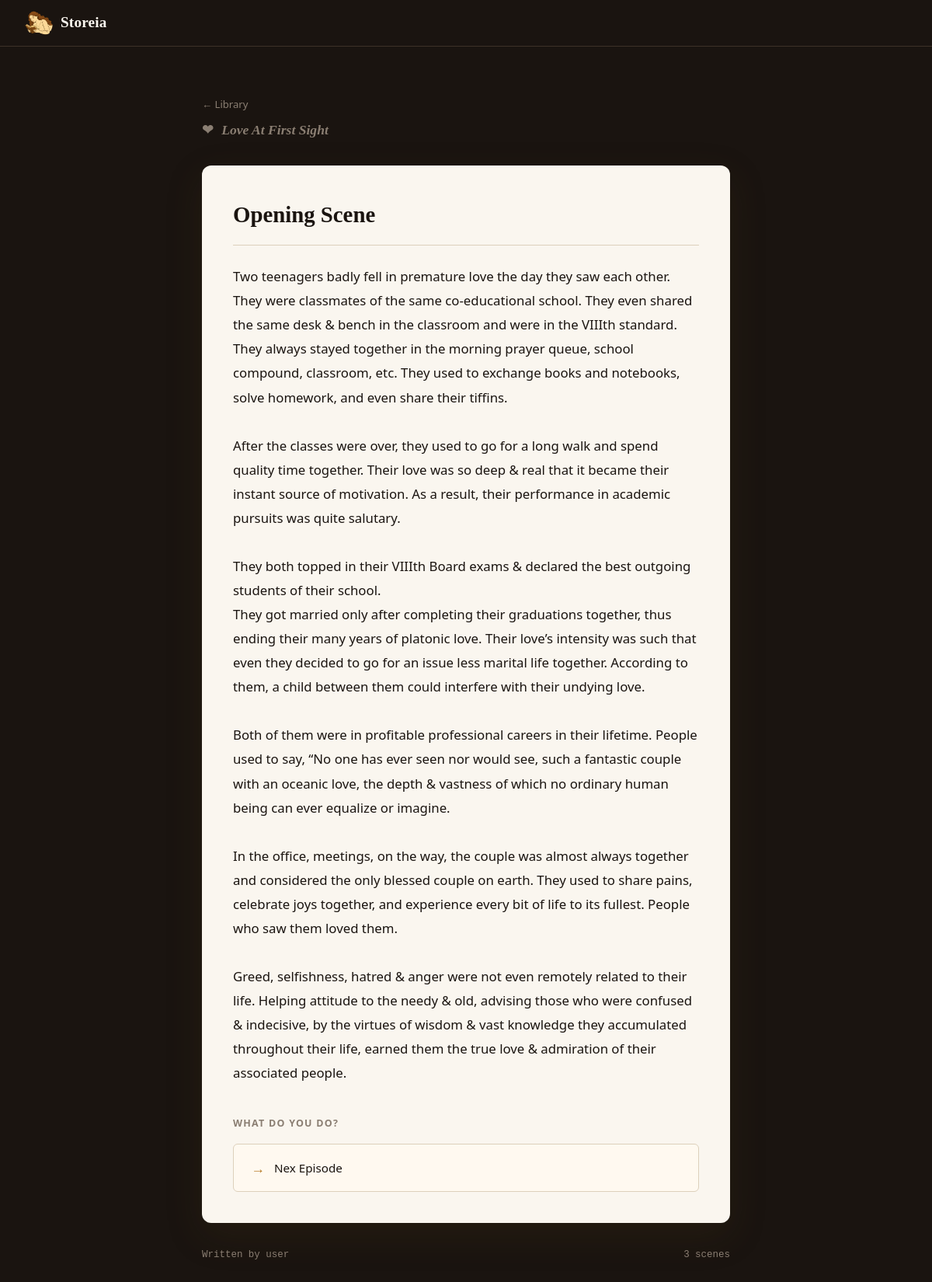
The page /story/1/play on the database its author committed.
### app.py (models this page shows, shortened)
class Story(db.Model):
    id = db.Column(db.Integer, primary_key=True)
    title = db.Column(db.String(200), nullable=False)
    description = db.Column(db.Text, default='')
    owner_id = db.Column(db.Integer, db.ForeignKey('user.id'), nullable=False)
    created_at = db.Column(db.DateTime, default=datetime.utcnow)
    updated_at = db.Column(db.DateTime, default=datetime.utcnow, onupdate=datetime.utcnow)
    is_published = db.Column(db.Boolean, default=False)
    mood = db.Column(db.String(30), default='')
    nodes = db.relationship('StoryNode', backref='story', lazy=True, cascade='all, delete-orphan')
    collaborators = db.relationship('User', secondary=collaborators, backref='collaborating_on')
    messages = db.relationship('ChatMessage', backref='story', lazy=True, cascade='all, delete-orphan')
    starred_by = db.relationship('User', secondary=stars, backref='starred_stories')
    contribute_requests = db.relationship('ContributeRequest', backref='story', lazy=True, cascade='all, delete-orphan')
    def get_start_node(self):
        return StoryNode.query.filter_by(story_id=self.id, is_start=True).first()

class StoryNode(db.Model):
    id = db.Column(db.Integer, primary_key=True)
    story_id = db.Column(db.Integer, db.ForeignKey('story.id'), nullable=False)
    title = db.Column(db.String(200), nullable=False, default='New Scene')
    content = db.Column(db.Text, nullable=False, default='')
    is_start = db.Column(db.Boolean, default=False)
    is_ending = db.Column(db.Boolean, default=False)
    created_by = db.Column(db.Integer, db.ForeignKey('user.id'))
    updated_by = db.Column(db.Integer, db.ForeignKey('user.id'))
    updated_at = db.Column(db.DateTime, default=datetime.utcnow)
    choices = db.relationship('StoryChoice', foreign_keys='StoryChoice.from_node_id',
                              backref='from_node', lazy=True, cascade='all, delete-orphan')

class StoryChoice(db.Model):
    id = db.Column(db.Integer, primary_key=True)
    from_node_id = db.Column(db.Integer, db.ForeignKey('story_node.id'), nullable=False)
    to_node_id = db.Column(db.Integer, db.ForeignKey('story_node.id'), nullable=True)
    label = db.Column(db.String(300), nullable=False)
    order = db.Column(db.Integer, default=0)
    to_node = db.relationship('StoryNode', foreign_keys=[to_node_id])

class User(UserMixin, db.Model):
    id = db.Column(db.Integer, primary_key=True)
    username = db.Column(db.String(80), unique=True, nullable=False)
    email = db.Column(db.String(120), unique=True, nullable=False)
    password_hash = db.Column(db.String(200), nullable=False)
    created_at = db.Column(db.DateTime, default=datetime.utcnow)
    stories = db.relationship('Story', backref='owner', lazy=True, foreign_keys='Story.owner_id')

### app.py (the view)
@app.route('/story/<int:story_id>/play')
def play_story(story_id):
    story = Story.query.get_or_404(story_id)
    if not story.is_published and not (current_user.is_authenticated and story.is_collaborator(current_user)):
        flash('This story is not published yet.', 'error')
        return redirect(url_for('dashboard'))
    start = story.get_start_node()
    if not start:
        flash('No starting scene yet.', 'error')
        return redirect(url_for('dashboard'))
    return render_template('play_story.html', story=story, node=start)

### templates/play_story.html (shortened to what this page needs)
{% extends "base.html" %}
{% block content %}
<div class="play-layout">
    <div class="play-container">
        <div class="play-header">
            <a href="{{ url_for('dashboard') }}" class="play-back-link">&#8592; Library</a>
            <h1 class="play-story-title">
                {% if story.mood %}
                    {% set mood_icons = {'mystery': '🔍', 'romance': '❤', 'horror': '💀', 'fantasy': '✨', 'scifi': '🚀', 'adventure': '⚔'} %}
                    <span style="font-style:normal;margin-right:6px;">{{ mood_icons.get(story.mood, '') }}</span>
                {% endif %}
                {{ story.title }}
            </h1>
        </div>
        <div class="play-card">
            <h2 class="scene-title">{{ node.title }}</h2>
            <div class="scene-content">
                {{ node.content | replace('\n', '<br>') | safe }}
            </div>
            {% if node.is_ending %}
            <div class="ending-block">
                <div class="ending-rule"></div>
                <p class="ending-label">— The End —</p>
                <a href="{{ url_for('play_story', story_id=story.id) }}" class="btn btn-outline" onclick="clearProgress()">Start Over</a>
            </div>
            {% elif node.choices %}
            <div class="choices-area">
                <p class="choices-prompt">What do you do?</p>
                {% for choice in node.choices | sort(attribute='order') %}
                    {% if choice.to_node_id %}
                    <a href="{{ url_for('play_node', story_id=story.id, node_id=choice.to_node_id) }}"
                       class="choice-btn">
                        <span class="choice-arrow">&#8594;</span>
                        {{ choice.label }}
                    </a>
                    {% else %}
                    <span class="choice-btn choice-unlinked" title="This choice leads nowhere yet">
                        <span class="choice-arrow">&#8594;</span>
                        {{ choice.label }}
                        <span class="unlinked-tag">unlinked</span>
                    </span>
                    {% endif %}
                {% endfor %}
            </div>
            {% endif %}
        </div>
        <div class="play-footer">
            <span>Written by {{ story.owner.username }}</span>
            <span>{{ story.nodes | length }} scene{{ 's' if story.nodes | length != 1 }}</span>
        </div>
    </div>
</div>
{% endblock %}

### static/css/style.css (style rules this page uses)
:root, [data-theme="parchment"] { --ink: #1a1410; --ink-soft: #2a2218; --ink-muted: #3d3228; --page: #faf6ef; --page-alt: #fff9f0; --amber: #b87c2a; --amber-light: #d4983c; --rust: #a83828; --sage: #3d6b4a; --text-primary: #1a1410; --text-secondary: #5a4e42; --text-muted: #8a7e72; --border: #ddd0bb; --border-strong: #c4b49a; --shadow-sm: 0 1px 3px rgba(80,60,20,0.10); --shadow-md: 0 8px 24px rgba(80,60,20,0.14); --shadow-lg: 0 16px 48px rgba(80,60,20,0.20); --radius: 12px; --radius-sm: 6px; }
:root { --font-display: 'Playfair Display', Georgia, serif; --font-body: 'DM Sans', system-ui, sans-serif; --font-mono: 'DM Mono', monospace; --transition: 280ms cubic-bezier(0.25, 0.8, 0.25, 1); }
*, *::before, *::after { box-sizing: border-box; margin: 0; padding: 0; }
html { font-size: 16px; scroll-behavior: smooth; }
body { font-family: var(--font-body); background: var(--page); background-image: var(--theme-bg-pattern); color: var(--text-primary); line-height: 1.6; min-height: 100vh; transition: background 0.4s ease, color 0.4s ease; }
a { color: var(--amber); text-decoration: none; transition: color var(--transition); }
.play-layout { min-height: calc(100vh - 60px); background: var(--ink); display: flex; align-items: flex-start; justify-content: center; padding: 4rem 1.5rem; }
.play-container { width: 100%; max-width: 680px; display: flex; flex-direction: column; gap: 2rem; }
.play-header { display: flex; flex-direction: column; gap: 0.5rem; }
.play-back-link { font-size: 0.82rem; color: var(--text-muted); transition: color var(--transition); }
.play-story-title { font-family: var(--font-display); font-size: 1.1rem; font-weight: 700; color: var(--text-muted); font-style: italic; }
.play-card { background: var(--page); border-radius: var(--radius); padding: 2.5rem; box-shadow: var(--shadow-lg); }
.scene-title { font-family: var(--font-display); font-size: 1.8rem; font-weight: 700; color: var(--text-primary); margin-bottom: 1.5rem; padding-bottom: 1rem; border-bottom: 1px solid var(--border); }
.scene-content { font-size: 1.05rem; line-height: 1.85; color: var(--text-primary); margin-bottom: 2.5rem; }
.choices-area { display: flex; flex-direction: column; gap: 12px; }
.choices-prompt { font-size: 0.78rem; font-weight: 600; text-transform: uppercase; letter-spacing: 0.1em; color: var(--text-muted); margin-bottom: 4px; }
.choice-btn { display: flex; align-items: center; gap: 12px; padding: 1rem 1.4rem; background: var(--page-alt); border: 1.5px solid var(--border); border-radius: var(--radius-sm); font-size: 0.95rem; color: var(--text-primary); text-decoration: none; cursor: pointer; transition: all var(--transition); font-family: var(--font-body); }
.choice-arrow { color: var(--amber); font-size: 1.1rem; flex-shrink: 0; }
.play-footer { display: flex; justify-content: space-between; font-size: 0.78rem; color: var(--text-muted); font-family: var(--font-mono); }

### rows shown on the page
Story: get "❤", title "Love At First Sight"
StoryNode: title "Opening Scene", content "Two teenagers badly fell in premature love the day they saw each other. They were classmates of the same co-educational school. They even shared the same desk & bench in the classroom and were in the VIIIth standard. They always stayed together in the morning prayer queue, school compound, classroom, etc. They used to exchange books and notebooks, solve homework, and even share their tiffins. After the classes were over, they used to go for a long walk and spend quality time together. Their love was so deep & real that it became their instant source of motivation. As a result, their performance in academic pursuits was quite salutary. They both topped in their VIIIth Board exams & declared…"
StoryChoice: label "Nex Episode"
User: owner.username "user"

### other values the page prints
{{ story.nodes | length }} "3"
{{ 's' if story.nodes | length != 1 }} "s"
